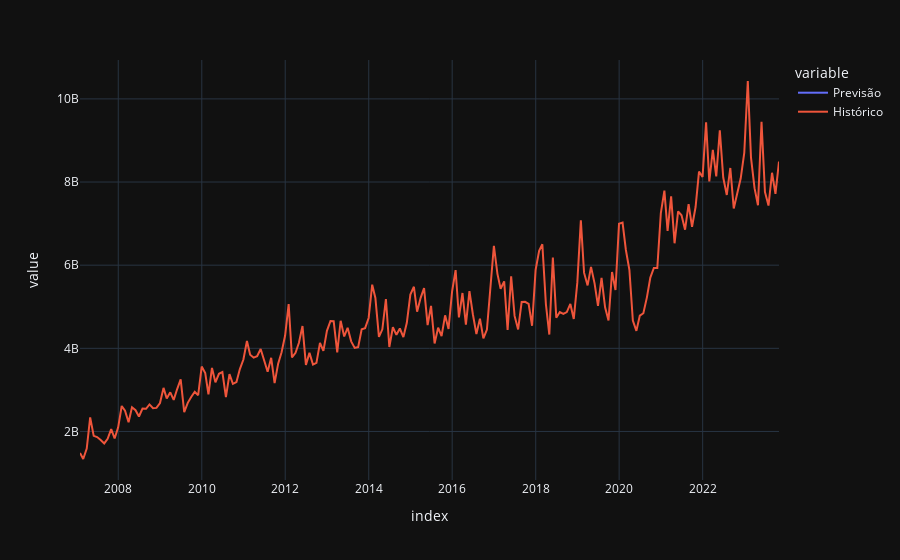

The notebook cell this image was saved under:
### Code cell
df_temp = pd.merge(right=preditive_df, left=pred, left_index=True, right_index=True, how='outer')
df_temp.loc[(df_temp.index <= '2023-11-1'), 'y_pred'] = np.nan
df_temp.columns = ['Previsão', 'Histórico']


fig = px.line(data_frame=df_temp, y=['Previsão', 'Histórico'], x=df_temp.index)
fig.show()

### Figure 1 — Plotly figure (JSON) as saved in the notebook; plotly's stock layout.template omitted (floating-point values rounded to 4 significant figures; data arrays with more than 128 entries replaced by an {"elided": "..."} marker saying what was removed)
{"data": [{"hovertemplate": "variable=Previsão<br>index=%{x}<br>value=%{y}<extra></extra>", "legendgroup": "Previsão", "line": {"color": "#636efa", "dash": "solid"}, "marker": {"symbol": "circle"}, "mode": "lines", "name": "Previsão", "orientation": "v", "showlegend": true, "type": "scatter", "x": {"elided": "202 str values"}, "xaxis": "x", "y": {"elided": "202 null values"}, "yaxis": "y"}, {"hovertemplate": "variable=Histórico<br>index=%{x}<br>value=%{y}<extra></extra>", "legendgroup": "Histórico", "line": {"color": "#EF553B", "dash": "solid"}, "marker": {"symbol": "circle"}, "mode": "lines", "name": "Histórico", "orientation": "v", "showlegend": true, "type": "scatter", "x": {"elided": "202 str values"}, "xaxis": "x", "y": {"elided": "202 float values"}, "yaxis": "y"}], "layout": {"legend": {"title": {"text": "variable"}, "tracegroupgap": 0}, "margin": {"t": 60}, "xaxis": {"anchor": "y", "domain": [0, 1], "title": {"text": "index"}}, "yaxis": {"anchor": "x", "domain": [0, 1], "title": {"text": "value"}}}}
